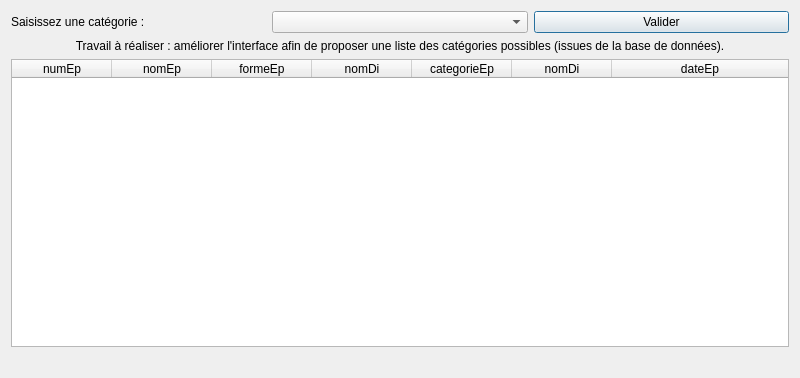
<?xml version="1.0" encoding="UTF-8"?>
<ui version="4.0">
 <class>fct_comp_2</class>
 <widget class="QDialog" name="fct_comp_2">
  <property name="geometry">
   <rect>
    <x>0</x>
    <y>0</y>
    <width>800</width>
    <height>378</height>
   </rect>
  </property>
  <property name="windowTitle">
   <string>Liste des épreuves d'une catégorie (version 2, catégories extraites de la BD)</string>
  </property>
  <layout class="QGridLayout" name="gridLayout">
   <item row="0" column="0">
    <layout class="QHBoxLayout" name="horizontalLayout">
     <item>
      <widget class="QLabel" name="labelEdit_fct_comp_2">
       <property name="text">
        <string>Saisissez une catégorie :</string>
       </property>
      </widget>
     </item>
     <item>
      <widget class="QComboBox" name="comboBox"/>
     </item>
     <item>
      <widget class="QPushButton" name="pushButton_fct_comp_2">
       <property name="text">
        <string>Valider</string>
       </property>
      </widget>
     </item>
    </layout>
   </item>
   <item row="1" column="0">
    <widget class="QLabel" name="labelAFaire_fct_comp_2">
     <property name="text">
      <string>Travail à réaliser : améliorer l'interface afin de proposer une liste des catégories possibles (issues de la base de données).</string>
     </property>
     <property name="alignment">
      <set>Qt::AlignCenter</set>
     </property>
     <property name="wordWrap">
      <bool>true</bool>
     </property>
    </widget>
   </item>
   <item row="2" column="0">
    <widget class="QTableWidget" name="table_fct_comp_2">
     <attribute name="horizontalHeaderMinimumSectionSize">
      <number>50</number>
     </attribute>
     <attribute name="horizontalHeaderStretchLastSection">
      <bool>true</bool>
     </attribute>
     <attribute name="verticalHeaderVisible">
      <bool>false</bool>
     </attribute>
     <column>
      <property name="text">
       <string>numEp</string>
      </property>
     </column>
     <column>
      <property name="text">
       <string>nomEp</string>
      </property>
     </column>
     <column>
      <property name="text">
       <string>formeEp</string>
      </property>
     </column>
     <column>
      <property name="text">
       <string>nomDi</string>
      </property>
     </column>
     <column>
      <property name="text">
       <string>categorieEp</string>
      </property>
     </column>
     <column>
      <property name="text">
       <string>nomDi</string>
      </property>
     </column>
     <column>
      <property name="text">
       <string>dateEp</string>
      </property>
     </column>
    </widget>
   </item>
   <item row="3" column="0">
    <widget class="QLabel" name="label_fct_comp_2">
     <property name="text">
      <string/>
     </property>
     <property name="alignment">
      <set>Qt::AlignCenter</set>
     </property>
    </widget>
   </item>
  </layout>
 </widget>
 <resources/>
 <connections>
  <connection>
   <sender>pushButton_fct_comp_2</sender>
   <signal>clicked()</signal>
   <receiver>fct_comp_2</receiver>
   <slot>refreshResult()</slot>
   <hints>
    <hint type="sourcelabel">
     <x>364</x>
     <y>52</y>
    </hint>
    <hint type="destinationlabel">
     <x>444</x>
     <y>81</y>
    </hint>
   </hints>
  </connection>
 </connections>
 <slots>
  <slot>refreshResult()</slot>
 </slots>
</ui>
